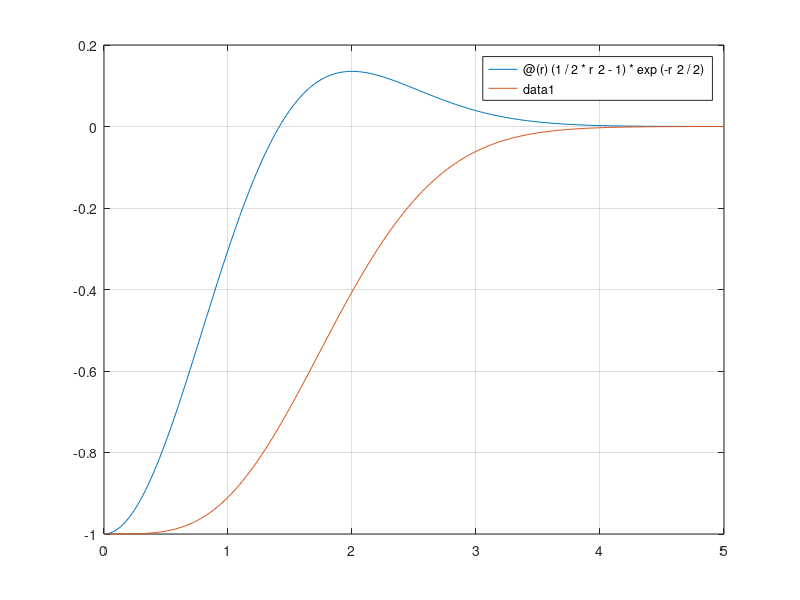

MATLAB code to generate this figure: (Note: this script raises an error after producing the figure.)
f_2 = @(r)(-1/2 * r^2 - 1)*exp(-r^2/2);
f_1 = @(r)(1/2 * r^2 - 1)*exp(-r^2/2);

fplot(f_1, [0 5]);

hold on;
fplot(f_2, [0 5]);
grid on;
 xline(0);
 yline(0);
 fplot(@(r) exp(-2), [0 6], "--");
 plot(2,exp(-2),'.', 'MarkerSize',10);
 text(2-0.1,exp(-2)+0.1, "(2, exp(-2))", "FontSize",10)
 plot(2,-3*exp(-2),'.', 'MarkerSize',10);
 text(2,-3*exp(-2), "(2, -3exp(-2))", "FontSize",10)
hold off;

lgd = legend("C^*(\rho)", "C_*(\rho)");
lgd.Location = "southeast";
